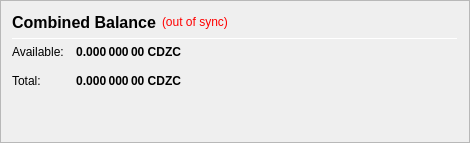
                   <widget class="QFrame" name="frame_CombinedBalances">
                    <property name="minimumSize">
                     <size>
                      <width>470</width>
                      <height>0</height>
                     </size>
                    </property>
                    <property name="frameShape">
                     <enum>QFrame::StyledPanel</enum>
                    </property>
                    <property name="frameShadow">
                     <enum>QFrame::Raised</enum>
                    </property>
                    <layout class="QVBoxLayout" name="verticalLayout_5">
                     <item>
                      <layout class="QHBoxLayout" name="horizontalLayout_5" stretch="0">
                       <item>
                        <widget class="QLabel" name="label_5z">
                         <property name="minimumSize">
                          <size>
                           <width>0</width>
                           <height>20</height>
                          </size>
                         </property>
                         <property name="font">
                          <font>
                           <pointsize>12</pointsize>
                           <weight>75</weight>
                           <bold>true</bold>
                          </font>
                         </property>
                         <property name="toolTip">
                          <string>Combined Balance (including unconfirmed and immature coins)</string>
                         </property>
                         <property name="text">
                          <string>Combined Balance</string>
                         </property>
                        </widget>
                       </item>
                       <item>
                        <widget class="QLabel" name="labelWalletStatus">
                         <property name="cursor">
                          <cursorShape>WhatsThisCursor</cursorShape>
                         </property>
                         <property name="toolTip">
                          <string>The displayed information may be out of date. Your wallet automatically synchronizes with the Crypto Dezire Cash network after a connection is established, but this process has not completed yet.</string>
                         </property>
                         <property name="styleSheet">
                          <string notr="true">QLabel { color: red; }</string>
                         </property>
                         <property name="text">
                          <string notr="true">(out of sync)</string>
                         </property>
                         <property name="alignment">
                          <set>Qt::AlignLeading|Qt::AlignLeft|Qt::AlignVCenter</set>
                         </property>
                        </widget>
                       </item>
                       <item>
                        <spacer name="horizontalSpacer_1">
                         <property name="orientation">
                          <enum>Qt::Horizontal</enum>
                         </property>
                         <property name="sizeHint" stdset="0">
                          <size>
                           <width>40</width>
                           <height>20</height>
                          </size>
                         </property>
                        </spacer>
                       </item>
                      </layout>
                     </item>
                     <item>
                      <widget class="Line" name="line_CombinedBalance">
                       <property name="minimumSize">
                        <size>
                         <width>0</width>
                         <height>1</height>
                        </size>
                       </property>
                       <property name="maximumSize">
                        <size>
                         <width>16777215</width>
                         <height>1</height>
                        </size>
                       </property>
                       <property name="orientation">
                        <enum>Qt::Horizontal</enum>
                       </property>
                      </widget>
                     </item>
                     <item>
                      <layout class="QGridLayout" name="gridLayout_3">
                       <property name="spacing">
                        <number>12</number>
                       </property>
                       <item row="1" column="0">
                        <widget class="QLabel" name="labelBalanceTextz">
                         <property name="text">
                          <string>Available:</string>
                         </property>
                        </widget>
                       </item>
                       <item row="1" column="1">
                        <widget class="QLabel" name="labelBalancez">
                         <property name="font">
                          <font>
                           <weight>75</weight>
                           <bold>true</bold>
                          </font>
                         </property>
                         <property name="cursor">
                          <cursorShape>IBeamCursor</cursorShape>
                         </property>
                         <property name="toolTip">
                          <string>Your current spendable balance</string>
                         </property>
                         <property name="text">
                          <string notr="true">0.000 000 00 CDZC</string>
                         </property>
                         <property name="alignment">
                          <set>Qt::AlignRight|Qt::AlignTrailing|Qt::AlignVCenter</set>
                         </property>
                         <property name="textInteractionFlags">
                          <set>Qt::LinksAccessibleByMouse|Qt::TextSelectableByKeyboard|Qt::TextSelectableByMouse</set>
                         </property>
                        </widget>
                       </item>
                       <item row="2" column="0">
                        <widget class="QLabel" name="labelTotalTextz">
                         <property name="text">
                          <string>Total:</string>
                         </property>
                        </widget>
                       </item>
                       <item row="2" column="1">
                        <widget class="QLabel" name="labelTotalz">
                         <property name="font">
                          <font>
                           <weight>75</weight>
                           <bold>true</bold>
                          </font>
                         </property>
                         <property name="cursor">
                          <cursorShape>IBeamCursor</cursorShape>
                         </property>
                         <property name="toolTip">
                          <string>Total Balance, including all unavailable coins.</string>
                         </property>
                         <property name="text">
                          <string notr="true">0.000 000 00 CDZC</string>
                         </property>
                         <property name="alignment">
                          <set>Qt::AlignRight|Qt::AlignTrailing|Qt::AlignVCenter</set>
                         </property>
                         <property name="textInteractionFlags">
                          <set>Qt::LinksAccessibleByMouse|Qt::TextSelectableByKeyboard|Qt::TextSelectableByMouse</set>
                         </property>
                        </widget>
                       </item>
                       <item row="2" column="3">
                        <spacer name="horizontalSpacer_2">
                         <property name="orientation">
                          <enum>Qt::Horizontal</enum>
                         </property>
                         <property name="sizeHint" stdset="0">
                          <size>
                           <width>40</width>
                           <height>20</height>
                          </size>
                         </property>
                        </spacer>
                       </item>
                      </layout>
                     </item>
                     <item>
                      <spacer name="verticalSpacer_1">
                       <property name="orientation">
                        <enum>Qt::Vertical</enum>
                       </property>
                       <property name="sizeHint" stdset="0">
                        <size>
                         <width>20</width>
                         <height>40</height>
                        </size>
                       </property>
                      </spacer>
                     </item>
                    </layout>
                   </widget>
